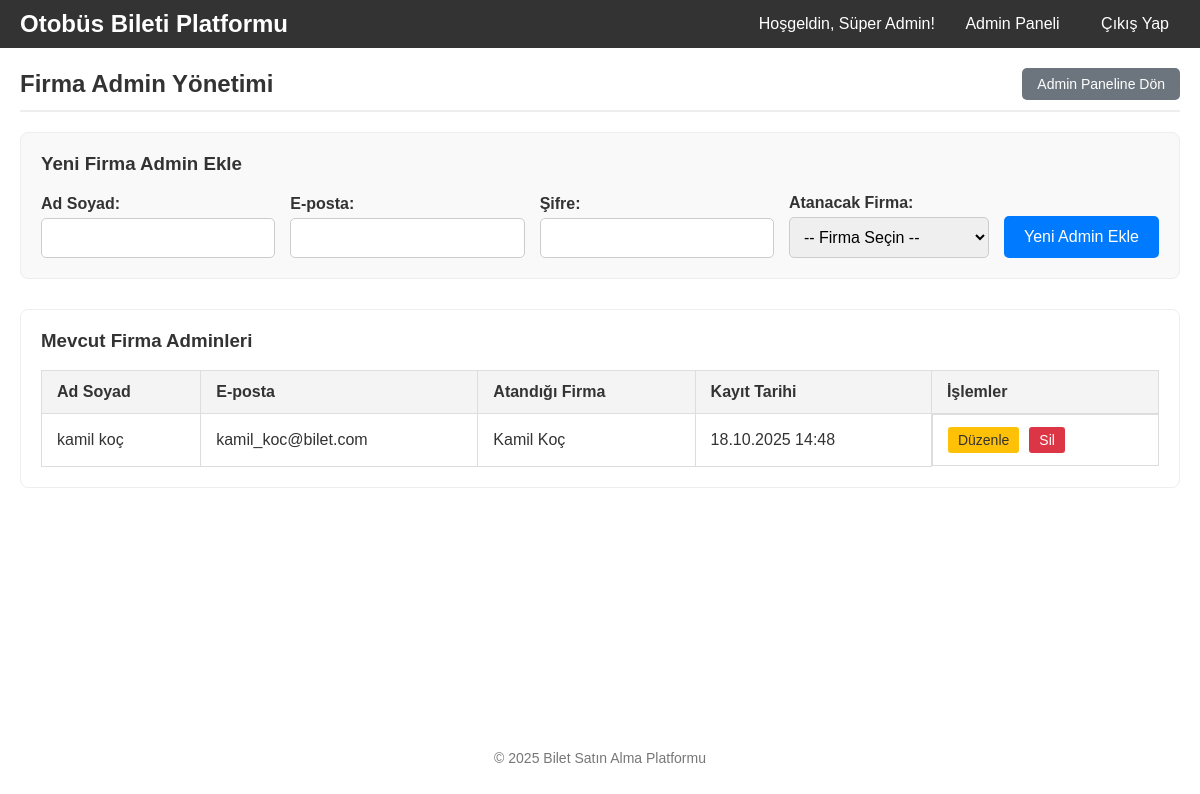
Page /admin_company_admins.php (signed in) on the committed database.
### tables this page shows
CREATE TABLE User (
            id TEXT PRIMARY KEY,
            full_name TEXT NOT NULL,
            email TEXT UNIQUE NOT NULL,
            role TEXT NOT NULL DEFAULT "user",
            password TEXT NOT NULL,
            company_id TEXT NULLABLE,
            balance INTEGER DEFAULT 800,
            created_at TIMESTAMP DEFAULT CURRENT_TIMESTAMP,
            FOREIGN KEY (company_id) REFERENCES Bus_Company(id) ON DELETE SET NULL
        );

CREATE TABLE Bus_Company (
            id TEXT PRIMARY KEY,
            name TEXT NOT NULL,
            logo_path TEXT,
            created_at TIMESTAMP DEFAULT CURRENT_TIMESTAMP
        );

### public/admin_company_admins.php (the view, shortened to what this page needs)
<?php
require_once __DIR__ . '/../config/database.php';
$user_to_edit = null;
$form_mode = 'add';
try {
    $stmt_list = $pdo->query("
        SELECT
            User.*,
            Bus_Company.name AS company_name
        FROM User
        LEFT JOIN Bus_Company ON User.company_id = Bus_Company.id
        WHERE User.role = 'company_admin'
        ORDER BY User.created_at DESC
    ");
    $company_admins = $stmt_list->fetchAll(PDO::FETCH_ASSOC);
} catch (PDOException $e) {
    $error = "Veritabanı hatası: " . $e->getMessage();
}
?>
<!DOCTYPE html>
<html lang="tr">
<head>
    <link rel="stylesheet" href="style.css">
</head>
<body>
    <header>
        <div class="container">
            <h1><a href="index.php" class="logo">Otobüs Bileti Platformu</a></h1>
            <nav>
                <span>Hoşgeldin, <?php echo htmlspecialchars($_SESSION['user_name']); ?>!</span>
                <a href="admin_panel.php">Admin Paneli</a>
                <a href="logout.php">Çıkış Yap</a>
            </nav>
        </div>
    </header>
    <main class="container admin-container">
        <div class="admin-header">
            <h2>Firma Admin Yönetimi</h2>
            <a href="admin_panel.php" class="button-secondary">Admin Paneline Dön</a>
        </div>
        <div class="admin-form-container">
            <h3>
                <?php echo $form_mode == 'edit' ? 'Firma Admini Düzenle' : 'Yeni Firma Admin Ekle'; ?>
            </h3>
            <form action="admin_company_admins.php" method="POST" class="admin-form">
                <div class="form-group">
                    <label for="full_name">Ad Soyad:</label>
                    <input type="text" id="full_name" name="full_name" value="<?php echo htmlspecialchars($user_to_edit['full_name'] ?? ''); ?>" required>
                </div>
                <div class="form-group">
                    <label for="email">E-posta:</label>
                    <input type="email" id="email" name="email" value="<?php echo htmlspecialchars($user_to_edit['email'] ?? ''); ?>" required>
                </div>
                <div class="form-group">
                    <label for="password">Şifre:</label>
                    <input type="password" id="password" name="password" <?php echo ($form_mode == 'add') ? 'required' : ''; ?>>
                </div>
                <div class="form-group">
                    <label for="company_id">Atanacak Firma:</label>
                    <select id="company_id" name="company_id" required>
                        <option value="">-- Firma Seçin --</option>
                    </select>
                </div>
                <?php if ($form_mode == 'edit'): ?>
                    <button type="submit">Kullanıcıyı Güncelle</button>
                    <a href="admin_company_admins.php" class="button-secondary">İptal</a>
                <?php else: ?>
                    <button type="submit">Yeni Admin Ekle</button>
                <?php endif; ?>
            </form>
        </div>
        <div class="admin-table-container">
            <h3>Mevcut Firma Adminleri</h3>
            <table class="admin-table">
                <thead>
                    <tr>
                        <th>Ad Soyad</th>
                        <th>E-posta</th>
                        <th>Atandığı Firma</th>
                        <th>Kayıt Tarihi</th>
                        <th>İşlemler</th>
                    </tr>
                </thead>
                <tbody>
                    <?php if (count($company_admins) > 0): ?>
                        <?php foreach ($company_admins as $admin): ?>
                            <tr>
                                <td><?php echo htmlspecialchars($admin['full_name']); ?></td>
                                <td><?php echo htmlspecialchars($admin['email']); ?></td>
                                <td>
                                    <?php
                                    echo htmlspecialchars($admin['company_name'] ?? '<i>Atanmamış</i>');
                                    ?>
                                </td>
                                <td><?php echo date('d.m.Y H:i', strtotime($admin['created_at'])); ?></td>
                                <td class="actions">
                                    <a href="admin_company_admins.php?action=edit&id=<?php echo $admin['id']; ?>" class="action-button edit">Düzenle</a>
                                    <a href="admin_company_admins.php?action=delete&id=<?php echo $admin['id']; ?>"
                                       class="action-button delete"
                                       onclick="return confirm('Bu kullanıcıyı silmek istediğinizden emin misiniz?');">Sil</a>
                                </td>
                            </tr>
                        <?php endforeach; ?>
                    <?php else: ?>
                        <tr>
                            <td colspan="5">Kayıtlı firma admin kullanıcısı bulunamadı.</td>
                        </tr>
                    <?php endif; ?>
                </tbody>
            </table>
        </div>
    </main>
    <footer>
        <div class="container">
            <p>&copy; 2025 Bilet Satın Alma Platformu</p>
        </div>
    </footer>
</body>
</html>

### public/style.css (style rules this page uses)
html { height: 100%; }
body { font-family: Arial, sans-serif; margin: 0; background-color: #ffffff; color: #333; display: flex; flex-direction: column; min-height: 100vh; }
header, main { width: 100%; box-sizing: border-box; }
main { flex-grow: 1; padding-top: 20px; padding-bottom: 30px; }
.container { max-width: 1200px; margin-left: auto; margin-right: auto; padding: 20px; background-color: transparent; border-radius: 0; box-shadow: none; margin-bottom: 20px; box-sizing: border-box; }
header { background-color: #333; color: white; padding: 10px 0; border-radius: 0; box-shadow: none; margin-bottom: 0; }
header .container { background-color: transparent; box-shadow: none; margin-bottom: 0; padding-top: 0; padding-bottom: 0; display: flex; justify-content: space-between; align-items: center; padding-left: 20px; padding-right: 20px; }
header h1 { margin: 0; font-size: 24px; }
header nav a { color: white; text-decoration: none; margin-left: 15px; padding: 5px 10px; border: 1px solid transparent; border-radius: 5px; transition: all 0.3s ease; }
header nav span { margin-left: 15px; }
header h1 a.logo { color: white; text-decoration: none; }
footer { text-align: center; padding: 20px; margin-top: auto; background-color: transparent; color: #777; font-size: 14px; width: 100%; box-sizing: border-box; }
footer .container { background-color: transparent; box-shadow: none; margin-bottom: 0; padding: 0; max-width: none; }
.form-group { display: flex; flex-direction: column; flex-grow: 1; min-width: 150px; }
.form-group label { margin-bottom: 5px; font-weight: bold; }
.form-group input[type="text"], .form-group input[type="email"], .form-group input[type="password"], .form-group input[type="date"], .form-group input[type="time"], .form-group input[type="number"], .form-group input[type="datetime-local"], .form-group select { padding: 10px; border: 1px solid #ccc; border-radius: 5px; font-size: 16px; box-sizing: border-box; width: 100%; }
.admin-container { max-width: 1200px; }
.admin-header { display: flex; justify-content: space-between; align-items: center; border-bottom: 2px solid #eee; padding-bottom: 10px; margin-bottom: 20px; }
.admin-header h2 { margin: 0; }
.button-secondary { background-color: #6c757d; color: white; padding: 8px 15px; text-decoration: none; border-radius: 5px; font-size: 14px; transition: background-color 0.3s ease; }
.admin-form-container { padding: 20px; margin-bottom: 30px; background-color: #f9f9f9; border-radius: 8px; border: 1px solid #eee; box-shadow: none; }
.admin-form-container h3 { margin-top: 0; }
.admin-form { display: flex; flex-wrap: wrap; gap: 15px; align-items: flex-end; }
.admin-form .form-group { flex-grow: 1; min-width: 200px; }
.admin-form button { padding: 10px 20px; background-color: #007bff; color: white; border: none; border-radius: 5px; cursor: pointer; font-size: 16px; transition: background-color 0.3s ease; height: 42px; }
.admin-table-container { padding: 20px; margin-bottom: 30px; overflow-x: auto; background-color: #fff; border-radius: 8px; border: 1px solid #eee; box-shadow: none; }
.admin-table-container h3 { margin-top: 0; }
.admin-table { width: 100%; border-collapse: collapse; }
.admin-table th, .admin-table td { padding: 12px 15px; border: 1px solid #ddd; text-align: left; }
.admin-table th { background-color: #f4f4f4; font-weight: bold; }
.admin-table .actions { display: flex; gap: 10px; }
.action-button { padding: 5px 10px; text-decoration: none; color: white; border-radius: 3px; font-size: 14px; transition: opacity 0.3s ease; }
.action-button.edit { background-color: #ffc107; color: #333; }
.action-button.delete { background-color: #dc3545; }

### rows in the picture
user: full_name "kamil koç", email "kamil_koc@bilet.com", company.name "Kamil Koç", created_at "18.10.2025 14:48"

### other values in the picture
$_SESSION['user_name'] "Süper Admin"
